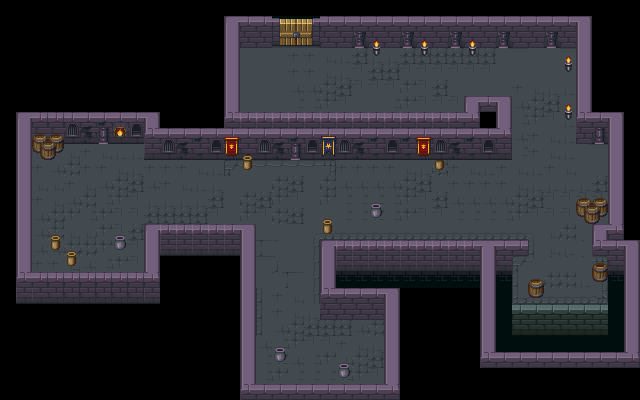

Rendered tile map (Tiled .tmx) drawn with the repository's tilesets; below, a short description and the full map source, tile grids included:
An orthogonal 40x25 tile map with 16x16 px tiles, 3 tile layers (Bootom, Collision, Top).

<map version="1.10" tiledversion="1.11.2" orientation="orthogonal" renderorder="right-down" width="40" height="25" tilewidth="16" tileheight="16" infinite="0" nextlayerid="4" nextobjectid="1">
 <editorsettings>
  <export format="json" />
 </editorsettings>
 <tileset firstgid="1" source="dungeon.tsx" />
 <layer id="1" name="Bootom" width="40" height="25" locked="1">
  <data encoding="csv">
0,0,0,0,0,0,0,0,0,0,0,0,0,0,0,0,0,0,0,0,0,0,0,0,0,0,0,0,0,0,0,0,0,0,0,0,0,0,0,0,
0,0,0,0,0,0,0,0,0,0,0,0,0,0,0,0,0,0,0,0,0,0,0,0,0,0,0,0,0,0,0,0,0,0,0,0,0,0,0,0,
0,0,0,0,0,0,0,0,0,0,0,0,0,0,0,0,0,0,0,0,0,0,0,0,0,0,0,0,0,0,0,0,0,0,0,0,0,0,0,0,
0,0,0,0,0,0,0,0,0,0,0,0,0,0,0,246,246,246,217,217,218,219,243,219,219,243,243,243,243,243,243,226,227,250,251,227,0,0,0,0,
0,0,0,0,0,0,0,0,0,0,0,0,0,0,0,246,246,246,217,217,218,219,267,243,243,267,267,267,267,267,267,250,251,250,251,251,0,0,0,0,
0,0,0,0,0,0,0,0,0,0,0,0,0,0,0,246,246,246,241,241,242,243,267,267,267,266,267,243,250,250,250,250,217,218,219,219,0,0,0,0,
0,0,0,0,0,0,0,0,0,0,0,0,0,0,0,246,246,246,265,265,266,267,250,250,265,266,267,267,267,0,0,0,241,242,243,219,0,0,0,0,
0,0,0,0,0,0,0,0,0,0,0,0,0,0,0,246,246,246,265,266,267,267,0,0,0,0,0,0,0,0,0,0,265,266,267,219,0,0,0,0,
0,0,0,0,0,0,0,0,0,0,0,0,0,0,0,0,0,0,0,0,0,0,0,0,0,0,0,0,0,0,0,0,241,217,218,219,0,0,0,0,
0,0,217,217,218,217,218,219,219,0,0,0,0,0,0,0,0,0,0,0,0,0,0,0,0,0,0,0,0,0,0,0,265,217,218,219,226,227,0,0,
0,0,217,241,242,217,217,218,219,217,217,217,218,219,221,222,222,222,222,222,223,217,217,217,217,218,219,242,217,218,219,217,218,219,217,218,250,251,0,0,
0,0,218,218,217,218,241,242,243,241,217,218,219,219,246,246,246,242,243,246,242,241,241,241,241,242,243,246,217,217,217,217,218,219,219,219,219,243,0,0,
0,0,217,218,241,242,265,266,267,219,219,219,219,243,246,242,243,266,267,246,266,265,265,265,265,266,267,243,241,241,241,241,242,243,267,267,267,267,0,0,
0,0,241,242,266,265,266,267,267,243,243,243,243,267,246,266,267,242,243,246,246,265,265,265,265,266,267,267,265,265,265,265,266,267,267,267,267,227,0,0,
0,0,241,242,218,218,266,267,243,267,267,267,267,0,269,270,246,246,246,3221225745,270,270,270,270,270,270,270,270,270,270,270,270,270,3221225744,218,242,250,251,0,0,
0,0,241,241,242,242,266,267,267,0,0,0,0,0,0,0,203,204,205,247,0,0,0,0,0,0,0,0,0,0,0,0,0,245,218,219,202,0,0,0,
0,0,217,217,218,241,265,266,267,0,0,0,0,0,0,0,227,228,229,247,0,0,0,0,0,0,0,0,0,0,0,0,221,273,202,202,202,223,0,0,
0,0,241,241,242,265,265,266,267,0,0,0,0,0,0,0,251,252,253,247,0,0,0,0,0,0,0,0,0,0,0,0,245,241,242,242,219,247,0,0,
0,0,0,0,0,0,0,0,0,0,0,0,0,0,0,0,245,217,218,247,0,0,0,0,0,0,0,0,0,0,0,0,269,270,270,270,270,271,0,0,
0,0,0,0,0,0,0,0,0,0,0,0,0,0,0,0,245,217,218,219,219,219,217,218,0,0,0,0,0,0,0,0,0,0,0,0,0,0,0,0,
0,0,0,0,0,0,0,0,0,0,0,0,0,0,0,0,245,241,242,243,243,243,241,242,0,0,0,0,0,0,0,0,107,107,107,107,107,107,0,0,
0,0,0,0,0,0,0,0,0,0,0,0,0,0,0,0,241,265,266,267,267,217,218,219,0,0,0,0,0,0,0,0,0,0,0,0,0,0,0,0,
0,0,0,0,0,0,0,0,0,0,0,0,0,0,0,0,265,265,241,265,266,241,242,243,0,0,0,0,0,0,0,0,0,0,0,0,0,0,0,0,
0,0,0,0,0,0,0,0,0,0,0,0,0,0,0,0,265,266,265,265,265,265,266,267,0,0,0,0,0,0,0,0,0,0,0,0,0,0,0,0,
0,0,0,0,0,0,0,0,0,0,0,0,0,0,0,0,0,0,0,0,0,0,0,0,0,0,0,0,0,0,0,0,0,0,0,0,0,0,0,0
</data>
 </layer>
 <layer id="3" name="Collision" width="40" height="25" locked="1">
  <data encoding="csv">
0,0,0,0,0,0,0,0,0,0,0,0,0,0,0,0,0,0,0,0,0,0,0,0,0,0,0,0,0,0,0,0,0,0,0,0,0,0,0,0,
0,0,0,0,0,0,0,0,0,0,0,0,0,0,0,0,0,0,0,0,0,0,0,0,0,0,0,0,0,0,0,0,0,0,0,0,0,0,0,0,
0,0,0,0,0,0,0,0,0,0,0,0,0,0,27,104,104,145,146,147,104,104,33,104,104,33,104,104,33,104,104,33,104,104,33,104,27,0,0,0,
0,0,0,0,0,0,0,0,0,0,0,0,0,0,27,0,0,0,0,0,0,0,0,156,0,0,156,0,0,156,0,0,0,0,0,0,27,0,0,0,
0,0,0,0,0,0,0,0,0,0,0,0,0,0,27,0,0,0,0,0,0,0,0,0,0,0,0,0,0,0,0,0,0,0,0,156,27,0,0,0,
0,0,0,0,0,0,0,0,0,0,0,0,0,0,27,0,0,0,0,0,0,0,0,0,0,0,0,0,0,0,0,0,0,0,0,0,27,0,0,0,
0,0,0,0,0,0,0,0,0,0,0,0,0,0,27,0,0,0,0,0,0,0,0,0,0,0,0,0,0,3,4,5,0,0,0,0,27,0,0,0,
0,3,0,0,0,0,0,81,0,0,0,0,0,0,0,25,25,25,25,25,25,25,25,25,25,25,25,25,25,29,0,27,0,0,0,156,51,0,0,0,
0,27,104,104,98,99,30,105,101,0,0,0,0,0,0,49,50,50,50,50,50,50,127,127,127,127,127,127,127,0,0,29,0,0,0,0,104,30,27,0,
0,27,157,158,0,0,0,0,0,49,98,99,100,101,103,100,98,99,30,101,102,98,99,100,101,100,103,98,99,100,101,50,0,0,0,0,0,0,27,0,
0,27,0,0,0,0,0,0,0,0,0,0,0,0,0,155,0,0,0,0,0,0,0,0,0,0,0,155,0,0,0,0,0,0,0,0,0,0,27,0,
0,27,0,0,0,0,0,0,0,0,0,0,0,0,0,0,0,0,0,0,0,0,0,0,0,0,0,0,0,0,0,0,0,0,0,0,0,0,27,0,
0,27,0,0,0,0,0,0,0,0,0,0,0,0,0,0,0,0,0,0,0,0,220,220,220,0,0,0,0,0,0,0,0,0,0,0,0,0,27,0,
0,27,0,0,0,0,0,0,0,0,0,0,0,0,0,0,0,0,0,0,0,0,0,154,0,0,0,0,0,0,0,0,0,0,0,0,157,158,27,0,
0,27,0,0,0,0,0,0,0,3,25,25,25,25,25,5,0,0,0,0,155,220,220,220,220,220,220,220,220,220,220,220,0,0,0,0,0,3,29,0,
0,27,0,155,0,0,0,154,0,27,49,49,49,49,49,27,0,0,0,0,3,25,25,25,25,25,25,25,25,25,52,4,4,0,0,0,0,51,4,5,
0,27,0,0,155,0,0,0,0,27,0,0,0,0,0,27,0,0,0,0,27,49,49,49,49,49,49,49,49,49,27,28,0,0,0,0,0,0,28,27,
0,51,26,26,26,26,26,26,26,29,0,0,0,0,0,27,0,0,0,0,27,127,127,127,127,127,127,127,127,127,27,127,0,0,0,0,0,152,127,27,
0,49,49,50,50,50,50,50,50,49,0,0,0,0,0,27,0,0,0,0,51,4,4,4,5,0,0,0,0,0,27,1,0,153,0,0,0,0,1,27,
0,0,0,0,0,0,0,0,0,0,0,0,0,0,0,27,0,0,0,0,104,104,104,104,27,0,0,0,0,0,27,1,83,83,83,83,83,83,1,27,
0,0,0,0,0,0,0,0,0,0,0,0,0,0,0,27,0,0,0,0,0,0,0,0,27,0,0,0,0,0,27,1,0,0,0,0,0,0,1,27,
0,0,0,0,0,0,0,0,0,0,0,0,0,0,0,27,0,0,0,0,0,0,0,0,27,0,0,0,0,0,27,1,1,1,1,1,1,1,1,27,
0,0,0,0,0,0,0,0,0,0,0,0,0,0,0,27,0,154,0,0,0,0,0,0,27,0,0,0,0,0,51,4,4,4,4,4,4,4,4,29,
0,0,0,0,0,0,0,0,0,0,0,0,0,0,0,27,0,0,0,0,0,154,0,0,27,0,0,0,0,0,0,0,0,0,0,0,0,0,0,0,
0,0,0,268,0,0,0,0,0,0,0,0,0,0,0,51,4,4,4,4,4,4,4,4,29,0,0,0,0,0,0,0,0,0,0,0,0,0,0,0
</data>
 </layer>
 <layer id="2" name="Top" width="40" height="25" locked="1">
  <data encoding="csv">
0,0,0,0,0,0,0,0,0,0,0,0,0,0,0,0,0,0,0,0,0,0,0,0,0,0,0,0,0,0,0,0,0,0,0,0,0,0,0,0,
0,0,0,0,0,0,0,0,0,0,0,0,0,0,3,4,4,121,122,123,4,4,4,4,4,4,4,4,4,4,4,4,4,4,4,4,5,0,0,0,
0,0,0,0,0,0,0,0,0,0,0,0,0,0,0,0,0,0,0,0,0,0,0,132,0,0,132,0,0,132,0,0,0,0,0,0,0,0,0,0,
0,0,0,0,0,0,0,0,0,0,0,0,0,0,0,0,0,0,0,0,0,0,0,0,0,0,0,0,0,0,0,0,0,0,0,132,0,0,0,0,
0,0,0,0,0,0,0,0,0,0,0,0,0,0,0,0,0,0,0,0,0,0,0,0,0,0,0,0,0,0,0,0,0,0,0,0,0,0,0,0,
0,0,0,0,0,0,0,0,0,0,0,0,0,0,0,0,0,0,0,0,0,0,0,0,0,0,0,0,0,0,0,0,0,0,0,0,0,0,0,0,
0,0,0,0,0,0,0,0,0,0,0,0,0,0,0,0,0,0,0,0,0,0,0,0,0,0,0,0,0,0,0,0,0,0,0,132,0,0,0,0,
0,0,26,26,74,75,76,81,77,5,0,0,0,0,51,0,0,0,0,0,0,0,0,0,0,0,0,0,0,0,0,0,0,0,0,0,0,4,5,0,
0,0,133,134,0,0,0,0,0,51,74,75,76,77,73,31,74,75,76,77,78,74,75,76,77,76,73,74,75,76,77,0,0,0,0,0,0,0,0,0,
0,0,0,0,0,0,0,0,0,0,0,0,0,0,0,131,0,0,0,0,0,0,0,0,0,0,0,0,0,0,0,0,0,0,0,0,0,0,0,0,
0,0,0,0,0,0,0,0,0,0,0,0,0,0,0,0,0,0,0,0,0,0,0,0,0,0,0,0,0,0,0,0,0,0,0,0,0,0,0,0,
0,0,0,0,0,0,0,0,0,0,0,0,0,0,0,0,0,0,0,0,0,0,0,0,0,0,0,0,0,0,0,0,0,0,0,0,0,0,0,0,
0,0,0,0,0,0,0,0,0,0,0,0,0,0,0,0,0,0,0,0,0,0,0,130,0,0,0,0,0,0,0,0,0,0,0,0,133,134,0,0,
0,0,0,0,0,0,0,0,0,0,0,0,0,0,0,0,0,0,0,0,131,0,0,0,0,0,0,0,0,0,0,0,0,0,0,0,0,0,0,0,
0,0,0,131,0,0,0,130,0,0,0,0,0,0,0,0,0,0,0,0,0,0,0,0,0,0,0,0,0,0,0,0,0,0,0,0,0,0,0,0,
0,0,0,0,131,0,0,0,0,0,0,0,0,0,0,0,0,0,0,0,0,0,0,0,0,0,0,0,0,0,0,0,0,0,0,0,0,0,0,0,
0,0,0,0,0,0,0,0,0,0,0,0,0,0,0,0,0,0,0,0,0,0,0,0,0,0,0,0,0,0,0,0,0,0,0,0,0,129,0,0,
0,0,0,0,0,0,0,0,0,0,0,0,0,0,0,0,0,0,0,0,0,0,0,0,0,0,0,0,0,0,0,0,0,128,0,0,0,0,0,0,
0,0,0,0,0,0,0,0,0,0,0,0,0,0,0,0,0,0,0,0,0,0,0,0,0,0,0,0,0,0,0,0,0,0,0,0,0,0,0,0,
0,0,0,0,0,0,0,0,0,0,0,0,0,0,0,0,0,0,0,0,0,0,0,0,0,0,0,0,0,0,0,0,0,0,0,0,0,0,0,0,
0,0,0,0,0,0,0,0,0,0,0,0,0,0,0,0,0,0,0,0,0,0,0,0,0,0,0,0,0,0,0,0,0,0,0,0,0,0,0,0,
0,0,0,0,0,0,0,0,0,0,0,0,0,0,0,0,0,130,0,0,0,0,0,0,0,0,0,0,0,0,0,0,0,0,0,0,0,0,0,0,
0,0,0,0,0,0,0,0,0,0,0,0,0,0,0,0,0,0,0,0,0,130,0,0,0,0,0,0,0,0,0,0,0,0,0,0,0,0,0,0,
0,0,0,0,0,0,0,0,0,0,0,0,0,0,0,0,0,0,0,0,0,0,0,0,0,0,0,0,0,0,0,0,0,0,0,0,0,0,0,0,
0,0,0,0,0,0,0,0,0,0,0,0,0,0,0,0,0,0,0,0,0,0,0,0,0,0,0,0,0,0,0,0,0,0,0,0,0,0,0,0
</data>
 </layer>
</map>
